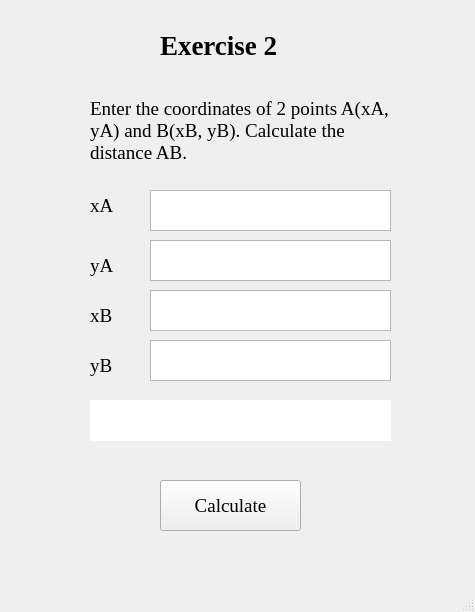
<?xml version="1.0" encoding="UTF-8"?>
<ui version="4.0">
 <class>MainWindow</class>
 <widget class="QMainWindow" name="MainWindow">
  <property name="geometry">
   <rect>
    <x>0</x>
    <y>0</y>
    <width>475</width>
    <height>612</height>
   </rect>
  </property>
  <property name="windowTitle">
   <string>MainWindow</string>
  </property>
  <widget class="QWidget" name="centralwidget">
   <widget class="QLabel" name="label">
    <property name="geometry">
     <rect>
      <x>160</x>
      <y>10</y>
      <width>141</width>
      <height>71</height>
     </rect>
    </property>
    <property name="font">
     <font>
      <family>Times New Roman</family>
      <pointsize>20</pointsize>
      <weight>75</weight>
      <bold>true</bold>
     </font>
    </property>
    <property name="text">
     <string>Exercise 2</string>
    </property>
   </widget>
   <widget class="QLabel" name="label_2">
    <property name="geometry">
     <rect>
      <x>90</x>
      <y>180</y>
      <width>51</width>
      <height>51</height>
     </rect>
    </property>
    <property name="font">
     <font>
      <family>Times New Roman</family>
      <pointsize>14</pointsize>
      <weight>50</weight>
      <bold>false</bold>
     </font>
    </property>
    <property name="text">
     <string>xA</string>
    </property>
   </widget>
   <widget class="QLabel" name="label_3">
    <property name="geometry">
     <rect>
      <x>90</x>
      <y>240</y>
      <width>51</width>
      <height>51</height>
     </rect>
    </property>
    <property name="font">
     <font>
      <family>Times New Roman</family>
      <pointsize>14</pointsize>
      <weight>50</weight>
      <bold>false</bold>
     </font>
    </property>
    <property name="text">
     <string>yA</string>
    </property>
   </widget>
   <widget class="QLabel" name="label_4">
    <property name="geometry">
     <rect>
      <x>90</x>
      <y>290</y>
      <width>51</width>
      <height>51</height>
     </rect>
    </property>
    <property name="font">
     <font>
      <family>Times New Roman</family>
      <pointsize>14</pointsize>
      <weight>50</weight>
      <bold>false</bold>
     </font>
    </property>
    <property name="text">
     <string>xB</string>
    </property>
   </widget>
   <widget class="QLabel" name="label_5">
    <property name="geometry">
     <rect>
      <x>90</x>
      <y>340</y>
      <width>51</width>
      <height>51</height>
     </rect>
    </property>
    <property name="font">
     <font>
      <family>Times New Roman</family>
      <pointsize>14</pointsize>
      <weight>50</weight>
      <bold>false</bold>
     </font>
    </property>
    <property name="text">
     <string>yB</string>
    </property>
   </widget>
   <widget class="QLabel" name="label_6">
    <property name="geometry">
     <rect>
      <x>90</x>
      <y>80</y>
      <width>321</width>
      <height>101</height>
     </rect>
    </property>
    <property name="font">
     <font>
      <family>Times New Roman</family>
      <pointsize>14</pointsize>
      <weight>50</weight>
      <bold>false</bold>
     </font>
    </property>
    <property name="text">
     <string>Enter the coordinates of 2 points A(xA, yA) and B(xB, yB). Calculate the distance AB.</string>
    </property>
    <property name="wordWrap">
     <bool>true</bool>
    </property>
   </widget>
   <widget class="QPushButton" name="calculateButton">
    <property name="geometry">
     <rect>
      <x>160</x>
      <y>480</y>
      <width>141</width>
      <height>51</height>
     </rect>
    </property>
    <property name="font">
     <font>
      <family>Times New Roman</family>
      <pointsize>14</pointsize>
     </font>
    </property>
    <property name="text">
     <string>Calculate</string>
    </property>
   </widget>
   <widget class="QTextEdit" name="xA">
    <property name="geometry">
     <rect>
      <x>150</x>
      <y>190</y>
      <width>241</width>
      <height>41</height>
     </rect>
    </property>
    <property name="font">
     <font>
      <family>Times New Roman</family>
      <pointsize>14</pointsize>
     </font>
    </property>
   </widget>
   <widget class="QTextEdit" name="yA">
    <property name="geometry">
     <rect>
      <x>150</x>
      <y>240</y>
      <width>241</width>
      <height>41</height>
     </rect>
    </property>
    <property name="font">
     <font>
      <family>Times New Roman</family>
      <pointsize>14</pointsize>
     </font>
    </property>
   </widget>
   <widget class="QTextEdit" name="xB">
    <property name="geometry">
     <rect>
      <x>150</x>
      <y>290</y>
      <width>241</width>
      <height>41</height>
     </rect>
    </property>
    <property name="font">
     <font>
      <family>Times New Roman</family>
      <pointsize>14</pointsize>
     </font>
    </property>
   </widget>
   <widget class="QTextEdit" name="yB">
    <property name="geometry">
     <rect>
      <x>150</x>
      <y>340</y>
      <width>241</width>
      <height>41</height>
     </rect>
    </property>
    <property name="font">
     <font>
      <family>Times New Roman</family>
      <pointsize>14</pointsize>
     </font>
    </property>
   </widget>
   <widget class="QLabel" name="result">
    <property name="geometry">
     <rect>
      <x>90</x>
      <y>400</y>
      <width>301</width>
      <height>41</height>
     </rect>
    </property>
    <property name="font">
     <font>
      <family>Times New Roman</family>
      <pointsize>14</pointsize>
     </font>
    </property>
    <property name="styleSheet">
     <string notr="true">background-color: rgb(255, 255, 255);</string>
    </property>
    <property name="text">
     <string/>
    </property>
   </widget>
  </widget>
  <widget class="QMenuBar" name="menubar">
   <property name="geometry">
    <rect>
     <x>0</x>
     <y>0</y>
     <width>475</width>
     <height>26</height>
    </rect>
   </property>
  </widget>
  <widget class="QStatusBar" name="statusbar"/>
 </widget>
 <resources/>
 <connections/>
</ui>
